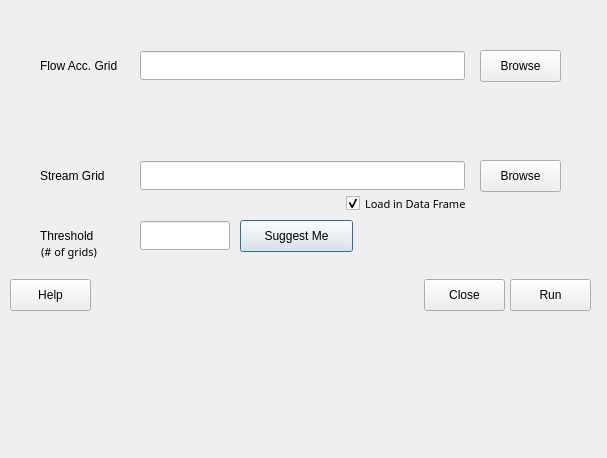
<?xml version="1.0" encoding="UTF-8"?>
<ui version="4.0">
 <class>StreamGrid</class>
 <widget class="QDialog" name="StreamGrid">
  <property name="geometry">
   <rect>
    <x>0</x>
    <y>0</y>
    <width>607</width>
    <height>458</height>
   </rect>
  </property>
  <property name="windowTitle">
   <string>Stream Grid</string>
  </property>
  <widget class="Q3TextBrowser" name="messageLog" native="true">
   <property name="geometry">
    <rect>
     <x>10</x>
     <y>319</y>
     <width>581</width>
     <height>130</height>
    </rect>
   </property>
  </widget>
  <widget class="Q3ButtonGroup" name="buttonGroup2" native="true">
   <property name="geometry">
    <rect>
     <x>10</x>
     <y>120</y>
     <width>581</width>
     <height>150</height>
    </rect>
   </property>
   <property name="title" stdset="0">
    <string>Output</string>
   </property>
   <widget class="QLabel" name="textLabel1_2_2">
    <property name="geometry">
     <rect>
      <x>30</x>
      <y>100</y>
      <width>90</width>
      <height>31</height>
     </rect>
    </property>
    <property name="text">
     <string>Threshold</string>
    </property>
   </widget>
   <widget class="QLabel" name="textLabel1_2">
    <property name="geometry">
     <rect>
      <x>30</x>
      <y>40</y>
      <width>90</width>
      <height>31</height>
     </rect>
    </property>
    <property name="text">
     <string>Stream Grid</string>
    </property>
   </widget>
   <widget class="QLabel" name="textLabel1_2_2_2">
    <property name="geometry">
     <rect>
      <x>31</x>
      <y>122</y>
      <width>60</width>
      <height>20</height>
     </rect>
    </property>
    <property name="font">
     <font>
      <family>Sans Serif</family>
      <pointsize>8</pointsize>
      <weight>50</weight>
      <italic>false</italic>
      <bold>false</bold>
      <underline>false</underline>
      <strikeout>false</strikeout>
     </font>
    </property>
    <property name="text">
     <string>(# of grids)</string>
    </property>
   </widget>
   <widget class="QPushButton" name="outputBrowseButton">
    <property name="geometry">
     <rect>
      <x>470</x>
      <y>40</y>
      <width>81</width>
      <height>32</height>
     </rect>
    </property>
    <property name="text">
     <string>Browse</string>
    </property>
    <property name="autoDefault">
     <bool>false</bool>
    </property>
   </widget>
   <widget class="QLineEdit" name="outputFileLineEdit">
    <property name="geometry">
     <rect>
      <x>130</x>
      <y>41</y>
      <width>325</width>
      <height>29</height>
     </rect>
    </property>
   </widget>
   <widget class="QCheckBox" name="showSG_DFrame">
    <property name="geometry">
     <rect>
      <x>336</x>
      <y>73</y>
      <width>140</width>
      <height>21</height>
     </rect>
    </property>
    <property name="font">
     <font>
      <family>Sans Serif</family>
      <pointsize>8</pointsize>
      <weight>50</weight>
      <italic>false</italic>
      <bold>false</bold>
      <underline>false</underline>
      <strikeout>false</strikeout>
     </font>
    </property>
    <property name="text">
     <string>Load in Data Frame</string>
    </property>
    <property name="checked">
     <bool>true</bool>
    </property>
   </widget>
   <widget class="QLineEdit" name="inputThreshLineEdit">
    <property name="geometry">
     <rect>
      <x>130</x>
      <y>101</y>
      <width>90</width>
      <height>29</height>
     </rect>
    </property>
   </widget>
   <widget class="QPushButton" name="pushButtonSuggestMe">
    <property name="geometry">
     <rect>
      <x>230</x>
      <y>100</y>
      <width>113</width>
      <height>32</height>
     </rect>
    </property>
    <property name="text">
     <string>Suggest Me</string>
    </property>
   </widget>
  </widget>
  <widget class="QPushButton" name="helpButton">
   <property name="geometry">
    <rect>
     <x>10</x>
     <y>279</y>
     <width>81</width>
     <height>32</height>
    </rect>
   </property>
   <property name="text">
    <string>Help</string>
   </property>
   <property name="autoDefault">
    <bool>false</bool>
   </property>
  </widget>
  <widget class="QPushButton" name="closeButton">
   <property name="geometry">
    <rect>
     <x>424</x>
     <y>279</y>
     <width>81</width>
     <height>32</height>
    </rect>
   </property>
   <property name="text">
    <string>Close</string>
   </property>
   <property name="autoDefault">
    <bool>false</bool>
   </property>
  </widget>
  <widget class="QPushButton" name="runButton">
   <property name="geometry">
    <rect>
     <x>510</x>
     <y>279</y>
     <width>81</width>
     <height>32</height>
    </rect>
   </property>
   <property name="text">
    <string>Run</string>
   </property>
   <property name="autoDefault">
    <bool>false</bool>
   </property>
  </widget>
  <widget class="Q3ButtonGroup" name="buttonGroup1" native="true">
   <property name="geometry">
    <rect>
     <x>10</x>
     <y>10</y>
     <width>581</width>
     <height>101</height>
    </rect>
   </property>
   <property name="title" stdset="0">
    <string>Input</string>
   </property>
   <widget class="QLabel" name="textLabel1">
    <property name="geometry">
     <rect>
      <x>30</x>
      <y>40</y>
      <width>95</width>
      <height>31</height>
     </rect>
    </property>
    <property name="text">
     <string>Flow Acc. Grid</string>
    </property>
   </widget>
   <widget class="QLineEdit" name="inputFileLineEdit">
    <property name="geometry">
     <rect>
      <x>130</x>
      <y>41</y>
      <width>325</width>
      <height>29</height>
     </rect>
    </property>
   </widget>
   <widget class="QPushButton" name="inputBrowseButton">
    <property name="geometry">
     <rect>
      <x>470</x>
      <y>40</y>
      <width>81</width>
      <height>32</height>
     </rect>
    </property>
    <property name="text">
     <string>Browse</string>
    </property>
    <property name="checkable">
     <bool>false</bool>
    </property>
    <property name="autoDefault">
     <bool>false</bool>
    </property>
    <property name="flat">
     <bool>false</bool>
    </property>
   </widget>
  </widget>
 </widget>
 <layoutdefault spacing="6" margin="11"/>
 <pixmapfunction>qPixmapFromMimeSource</pixmapfunction>
 <customwidgets>
  <customwidget>
   <class>Q3TextBrowser</class>
   <extends>QWidget</extends>
   <header>q3textbrowser.h</header>
   <container>1</container>
  </customwidget>
  <customwidget>
   <class>Q3ButtonGroup</class>
   <extends></extends>
   <header>Qt3Support/Q3ButtonGroup</header>
   <container>1</container>
  </customwidget>
 </customwidgets>
 <resources/>
 <connections/>
</ui>
